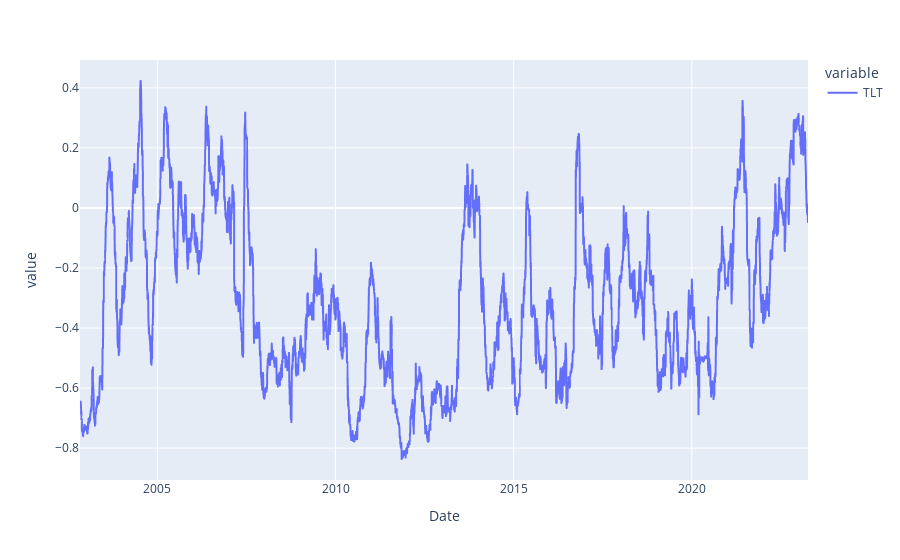

Notebook cell for this chart:
### Code cell
corr_df = ret_df.rolling(window = 66).corr().iloc[:,1].dropna()
corr_df = corr_df.reset_index(level=1, drop=True)
px.line(corr_df.loc[corr_df.values < 0.99])

### Figure 1 — Plotly figure (JSON) as saved in the notebook; plotly's stock layout.template omitted (floating-point values rounded to 4 significant figures; data arrays with more than 128 entries replaced by an {"elided": "..."} marker saying what was removed)
{"data": [{"hovertemplate": "variable=TLT<br>Date=%{x}<br>value=%{y}<extra></extra>", "legendgroup": "TLT", "line": {"color": "#636efa", "dash": "solid"}, "marker": {"symbol": "circle"}, "mode": "lines", "name": "TLT", "showlegend": true, "type": "scattergl", "x": {"elided": "5143 str values"}, "xaxis": "x", "y": {"elided": "5143 float values"}, "yaxis": "y"}], "layout": {"legend": {"title": {"text": "variable"}, "tracegroupgap": 0}, "margin": {"t": 60}, "xaxis": {"anchor": "y", "domain": [0, 1], "title": {"text": "Date"}}, "yaxis": {"anchor": "x", "domain": [0, 1], "title": {"text": "value"}}}}
